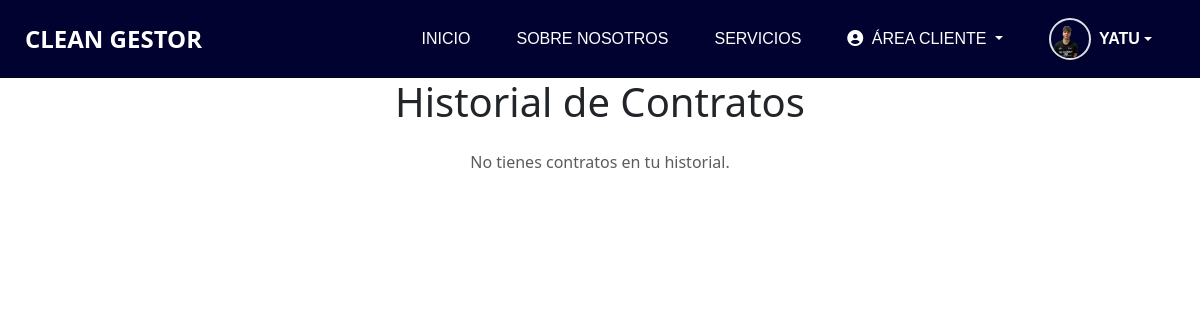
Before: /CleanGestor/views/servicios_contratados_cliente.php (signed in) with the older database file.
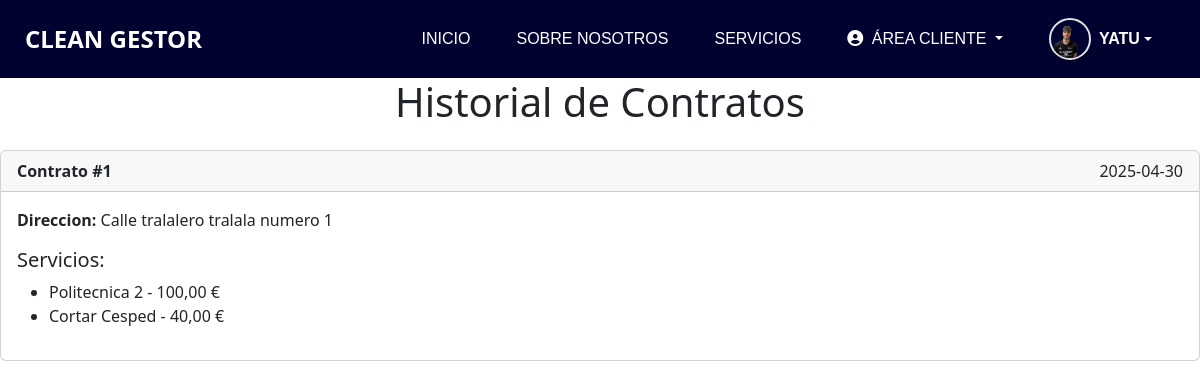
After: the same page with the newer database file.
### tables this page shows
CREATE TABLE `contrato` (
  `idContrato` int(11) NOT NULL,
  `fecha` date NOT NULL,
  `lugar` varchar(255) NOT NULL,
  `dni` varchar(255) NOT NULL,
  `estado` enum('abierto','finalizado') DEFAULT 'abierto'
);

CREATE TABLE `servicio` (
  `idServicio` int(11) NOT NULL,
  `precio` int(11) NOT NULL,
  `nombreServicio` varchar(255) NOT NULL,
  `descripcion` text NOT NULL,
  `sueldo` int(11) NOT NULL,
  `horas` int(11) NOT NULL,
  `fotoServicio` varchar(255) DEFAULT NULL,
  `idEmpresa` int(11) NOT NULL
);

### CleanGestor/DAO/ContratoDAO.php (called while the page is built, shortened)
<?php
class ContratoDAO {
    private $conexion;
    public function __construct($conexion) {
        $this->conexion = $conexion;
    }
    public function obtenerContratosConServicios($dni) {
        $sqlContratos = "SELECT c.idContrato, c.fecha, c.lugar
                         FROM contrato c
                         WHERE c.dni = ?";
        $stmt = $this->conexion->prepare($sqlContratos);
        $stmt->bind_param("s", $dni);
        $stmt->execute();
        $resultContratos = $stmt->get_result();
        $contratos = $resultContratos->fetch_all(MYSQLI_ASSOC);
        $contratoServicios = [];
        foreach ($contratos as $contrato) {
            $idContrato = $contrato['idContrato'];
            $sqlServicios = "SELECT s.nombreServicio, s.precio
                             FROM servicio s
                             INNER JOIN contratoservicio cs ON s.idServicio = cs.idServicio
                             WHERE cs.idContrato = ?";
            $stmt = $this->conexion->prepare($sqlServicios);
            $stmt->bind_param("i", $idContrato);
            $stmt->execute();
            $resultServicios = $stmt->get_result();
            $contratoServicios[$idContrato] = $resultServicios->fetch_all(MYSQLI_ASSOC);
        }
        return ['contratos' => $contratos, 'servicios' => $contratoServicios];
    }
}
?>

### CleanGestor/views/servicios_contratados_cliente.php (the view, shortened to what this page needs)
<?php
require_once("../DAO/ContratoDAO.php");
$conexion = new mysqli("localhost", "root", "", "gestor");
$contratoDAO = new ContratoDAO($conexion);
$dni = $_SESSION['dni'];
$data = $contratoDAO->obtenerContratosConServicios($dni);
$contratos = $data['contratos'];
$contratoServicios = $data['servicios'];
?>
<!DOCTYPE html>
<html lang="es">
<head>
    <link rel="stylesheet" href="../assets/css/bootstrap.css">
    <link rel="stylesheet" href="../assets/css/style.css">
</head>
<body class="sub_page">
    <div class="hero_area">
        <header class="header_section">
            <div class="container-fluid">
                <?php include_once("navbar.php"); ?>
            </div>
        </header>
    </div>
        <h1 class="text-center mb-4">Historial de Contratos</h1>
        <?php if (count($contratos) > 0): ?>
            <?php foreach ($contratos as $contrato): ?>
                <div class="card mb-4">
                    <div class="card-header">
                        <strong>Contrato #<?= $contrato['idContrato'] ?></strong>
                        <span class="float-end"><?= htmlspecialchars($contrato['fecha']) ?></span>
                    </div>
                    <div class="card-body">
                        <p><strong>Direccion:</strong> <?= htmlspecialchars($contrato['lugar']) ?></p>
                        <h5>Servicios:</h5>
                        <ul>
                            <?php foreach ($contratoServicios[$contrato['idContrato']] as $servicio): ?>
                                <li>
                                    <?= htmlspecialchars($servicio['nombreServicio']) ?> -
                                    <?= number_format($servicio['precio'], 2, ',', '.') ?> €
                                </li>
                            <?php endforeach; ?>
                        </ul>
                    </div>
                </div>
            <?php endforeach; ?>
        <?php else: ?>
            <p class="text-center text-muted">No tienes contratos en tu historial.</p>
        <?php endif; ?>
</body>
</html>

Changed rows visible on the page:
added contrato: idContrato "1", fecha "2025-04-30", lugar "Calle tralalero tralala numero 1"
now on this page (row unchanged): servicio: nombreServicio "Politecnica 2", precio "100,00"
added servicio: nombreServicio "Cortar Cesped", precio "40,00"
Other visible differences:
text no longer shown: "No tienes contratos en tu historial."
